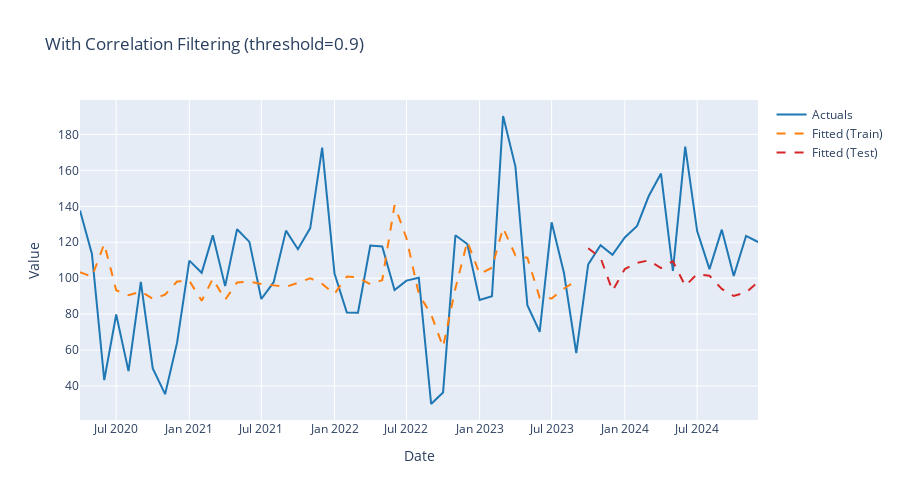

Here is the notebook cell this chart was saved with:
### Markdown cell above
# 11. Recipe Pattern 7: Correlation Filter

Remove highly correlated features (correlation > 0.9).

### Code cell
# Recipe with correlation filter
rec_corr = (
    recipe()
    .step_select_corr(all_numeric_predictors(), threshold=0.4)  # Remove correlated features
    .step_normalize(all_numeric_predictors())
)

# Workflow
wf_corr = (
    workflow()
    .add_recipe(rec_corr)
    .add_model(linear_reg().set_engine("sklearn"))
)

# Fit and evaluate
fit_corr = wf_corr.fit(train_data)
fit_corr = fit_corr.evaluate(test_data)

print("✓ Correlation filtered model fitted successfully!")

outputs_corr, coefs_corr, stats_corr = fit_corr.extract_outputs()

print("\n=== Correlation Filtered Model Statistics ===")
display(stats_corr[stats_corr['split'] == 'test'][['metric', 'value']])

fig = plot_forecast(fit_corr, title="With Correlation Filtering (threshold=0.9)")
fig.show()

# Fit on training data
rec_fit = rec_corr.prep(train_data)

# Apply to training data
train_processed = rec_fit.bake(train_data)

print("\nProcessed training data:")

# Apply to test data (using training parameters!)
test_processed = rec_fit.bake(test_data)
print("\nProcessed test data:")
print(train_processed.columns)
display(train_processed)
display(test_processed)
